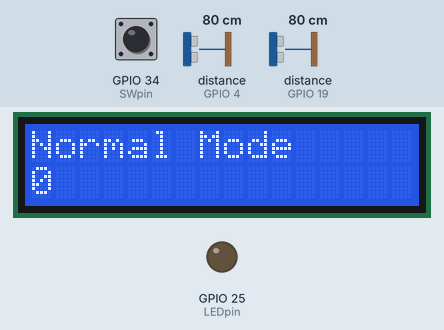
Recording of a sketch running on a simulated ESP32. Shown: 16×2 character LCD, output pins drawn as LEDs (lit = HIGH). Wiring (inferred from the names in the program): 2 × ultrasonic range finder: trigger GPIO 2, echo GPIO 4 / trigger GPIO 18, echo GPIO 19. The test bench sets the inputs (shaded band); at power-on: GPIO 34 (SWpin) LOW, distance to the obstacle (sensors on GPIO 4, GPIO 19) 80 cm. The echo pulse lasts 58.3 µs per cm; WiFi joins after 1.5 s; servers stay silent unless stated; pins used as bus, display or sensor lines are not drawn; what the sketch prints to the serial monitor is not drawn.

Above: at 3.5 s.
3.6 s: GPIO 34 (SWpin) pulled HIGH for 1.25 s
At 5.1 s:
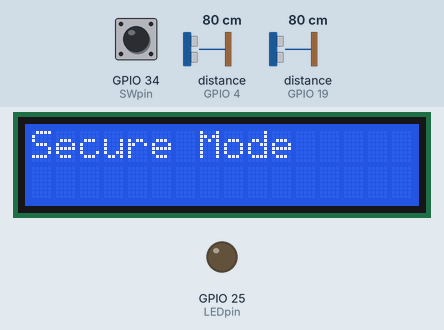
6.9 s: GPIO 34 (SWpin) pulled HIGH for 3.2 s
Timing chart, 0 to 9.9 s (numbered marks = the images above; inputs shaded):
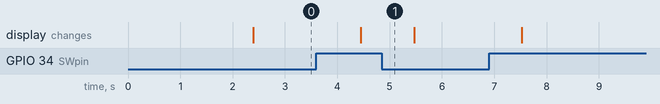

Measured:
- after the input at 3.6 s, the display: changes after 0.85 s (image 1)

The sketch:

Embedded_Esp.ino
```cpp
#include "LiquidCrystal_I2C.h"
#include <WiFi.h>
#include <WiFiClientSecure.h>
#include <UniversalTelegramBot.h>
#include <ArduinoJson.h>
LiquidCrystal_I2C lcd(0x27, 16, 2);

const char* ssid = "ElZawawy";
const char* password = "00035459070";
#define BOTtoken "1888009873:AAG38SGCB7_aVr7aMGq4pmlQT5TOTPTAmCY"  // your Bot Token (Get from Botfather)
#define CHAT_ID "1079889164"

// Define Trig and Echo pins:
#define trigPin1 2
#define echoPin1 4
#define trigPin2 18
#define echoPin2 19
#define LEDpin 25
#define SWpin 34

// Define variables:
long duration;
int distance1;
int distance2;
int sw;

WiFiClientSecure client;
UniversalTelegramBot bot(BOTtoken, client);

void getDistance1();
void getDistance2();


void setup() {

  Serial.begin(9600);

  Serial.println("");
  Serial.print("Connecting Wifi: ");
  Serial.println(ssid);
  WiFi.mode(WIFI_STA);
  WiFi.begin(ssid, password);
  client.setCACert(TELEGRAM_CERTIFICATE_ROOT); // Add root certificate for api.telegram.org
  while (WiFi.status() != WL_CONNECTED) {
    delay(1000);
    Serial.println("Connecting to WiFi..");
  }
  Serial.println("");
  Serial.println("WiFi connected");
  Serial.print("IP address: ");
  Serial.println(WiFi.localIP());
  bot.sendMessage(CHAT_ID, "Bot started up", "");


  // put your setup code here, to run once:


  lcd.init();
  lcd.backlight();

  pinMode(SWpin, INPUT);
  pinMode(LEDpin, OUTPUT);
  pinMode(trigPin1, OUTPUT);
  pinMode(echoPin1, INPUT);
  pinMode(trigPin2, OUTPUT);
  pinMode(echoPin2, INPUT);


}

void loop() {

  // put your main code here, to run repeatedly:
  int people = 0;
  while (1) {

    sw = digitalRead(SWpin);

    getDistance1();

    getDistance2();
    lcd.clear();
    lcd.setCursor(0, 0);

    if (sw == 1)
      lcd.print("Secure Mode");
    else if (sw == 0 ) {
      lcd.print("Normal Mode");
      lcd.setCursor(0, 1);
      lcd.print(people);

    }
    if (sw == 0) {

      if (distance1 <= 20 && distance2 > 20) {

        while (distance2 > 20)
          getDistance2();

        people++;
        digitalWrite(LEDpin, HIGH);
      }

      else if (distance1 > 20 && distance2 <= 20 && people > 0) {

        while (distance1 > 20)
          getDistance1();

        people--;
        if (people == 0 )
        {
          digitalWrite(LEDpin, LOW);
        }
      }

      while (distance2 <= 20 || distance1 <= 20) {
        getDistance1();
        getDistance2();
      }
    }
    else if (sw == 1 && ( distance2 <= 20 || distance1 <= 20) ) {
      people = 0;
      digitalWrite(LEDpin, LOW);
      bot.sendMessage(CHAT_ID, "Motion detected!!", "");
      while (distance2 <= 20 || distance1 <= 20) {
        getDistance1();
        getDistance2();
      }
    }


    Serial.print("Distance1 = ");
    Serial.print(distance1);
    Serial.println(" cm");

    Serial.print("Distance2 = ");
    Serial.print(distance2);
    Serial.println(" cm");

    Serial.print("switch = ");
    Serial.println(sw);

    Serial.print("people = ");
    Serial.println(people);

    delay(1000);

  }


}

void getDistance1() {


  digitalWrite(trigPin1, LOW);
  delayMicroseconds(5);
  // Trigger the sensor by setting the trigPin high for 10 microseconds:
  digitalWrite(trigPin1, HIGH);
  delayMicroseconds(10);
  digitalWrite(trigPin1, LOW);
  // Read the echoPin, pulseIn() returns the duration (length of the pulse) in microseconds:
  duration = pulseIn(echoPin1, HIGH);
  // Calculate the distance:
  distance1 = duration * 0.034 / 2;

}

void getDistance2() {

  digitalWrite(trigPin2, LOW);
  delayMicroseconds(5);
  // Trigger the sensor by setting the trigPin high for 10 microseconds:
  digitalWrite(trigPin2, HIGH);
  delayMicroseconds(10);
  digitalWrite(trigPin2, LOW);
  // Read the echoPin, pulseIn() returns the duration (length of the pulse) in microseconds:
  duration = pulseIn(echoPin2, HIGH);
  // Calculate the distance:
  distance2 = duration * 0.034 / 2;

}
```
